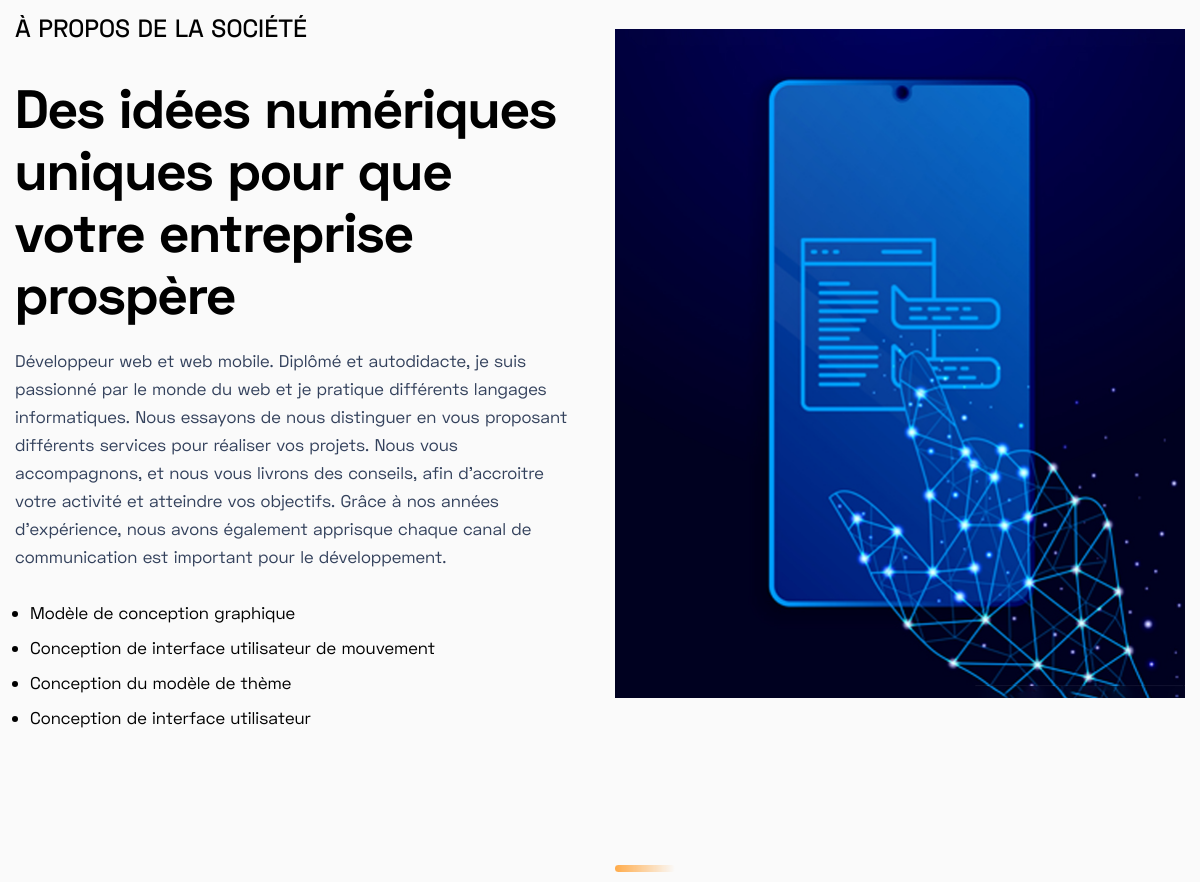
The page /a-propos/ (middle part) on the database as committed earlier.
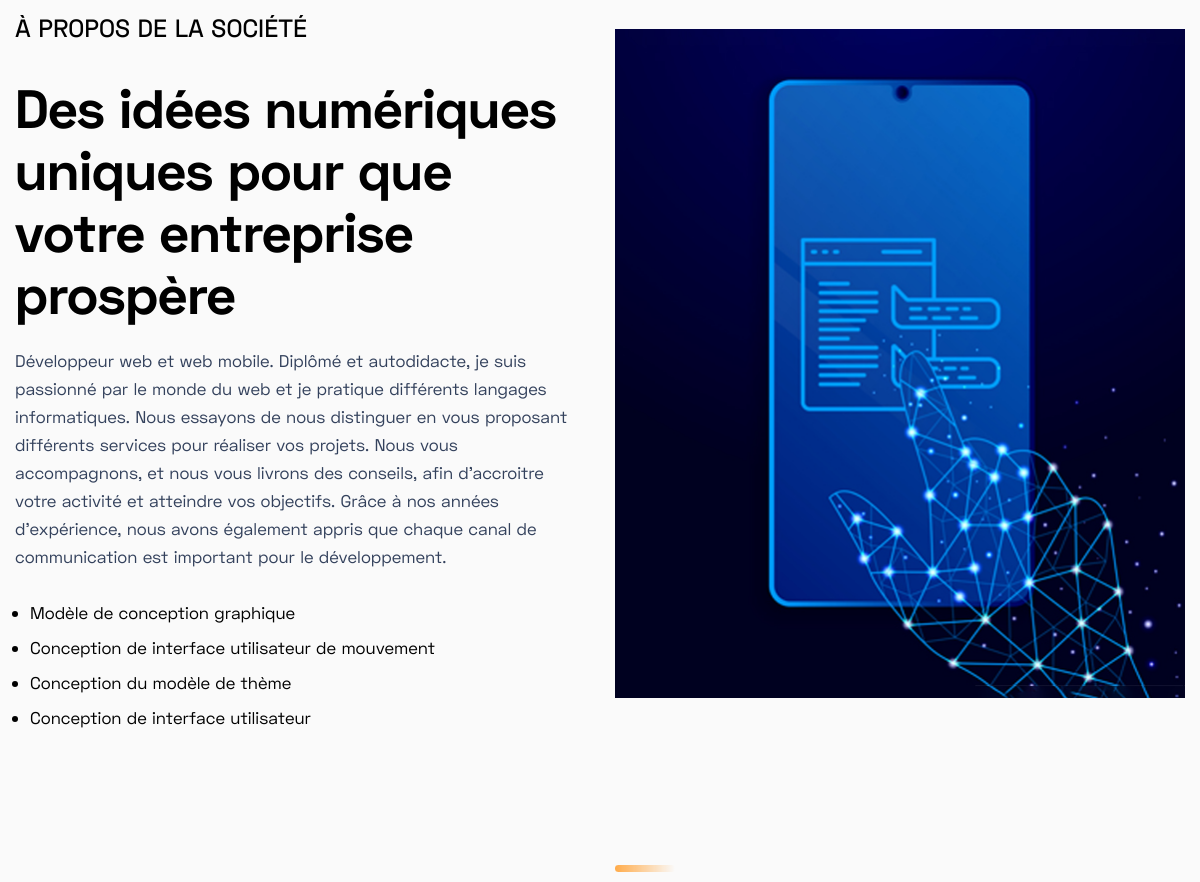
The same page on the database as committed later.
### about/models.py (models this page shows, shortened)
class AboutContentOne(models.Model):
    content_id = models.AutoField(primary_key=True)
    heading = models.CharField(max_length=100)
    sub_heading = models.CharField(max_length=100)
    content = models.TextField()
    image = models.ImageField(blank=True, null=True, upload_to='about/')
    add_date = models.DateTimeField(auto_now_add=True, null=True)
    class Meta:
        verbose_name_plural = "About Section One"

### about/views.py (the view)
# urls.py: path('', views.about, name="about"),
def about(request):
    settings = SiteSetting.objects.all()
    aslider = AboutSlider.objects.all().order_by('-id')[:1]
    aboutone = AboutContentOne.objects.all().order_by('-content_id')[:1]
    abouttwo = AboutContentTwo.objects.all().order_by('-content_id')[:1]
    progressbar = ProgressBar.objects.all().order_by('-progress_id')[:3]
    testimonial = Testimonial.objects.all()
    portfolio = Portfolios.objects.all().order_by('-portfolio_id')[:3]
    a_seo = AboutSeoSnippets.objects.all().order_by('-s_id')[:1]
    team = TeamMember.objects.all()
    context={'settings':settings,
             'aslider':aslider,
             'aboutone':aboutone,
             'abouttwo':abouttwo,
             'progressbar':progressbar,
             'a_seo':a_seo,
             'testimonial':testimonial,
             'portfolio':portfolio,
             'team':team, }
    return render(request, 'about.html', context)

### portfolio/models.py (called while the page is built)
    def __str__(self):
        return self.title

### about/templates/about.html (shortened to what this page needs)
{% extends 'base.html' %}
{% load static %}
{% block aboutpage %}
    <section class="about-us-area pt-100">
        {% for aboutone in aboutone %}
        <div class="container">
            <div class="row align-items-center">
                <div class="col-md-12 col-lg-6">
                    <div class="about-content">
                        <span>{{aboutone.sub_heading}}</span>
                        <h3 class="title">{{aboutone.heading}} </h3>
                        <p>{{aboutone.content|safe}}</p>
                    </div>
                </div>
                <div class="col-md-12 col-lg-6">
                    <div class="about-thumb animated wow fadeInRight" data-wow-duration="3000ms" data-wow-delay="0ms">
                        <img src="{{aboutone.image.url}}" alt="{{aboutone.heading}}">
                    </div>
                </div>
            </div>
        </div>
        {% endfor %}
    </section>
    <section class="about-us-area pt-100 pb-60">
        {% for abouttwo in abouttwo %}
        <div class="container">
            <div class="row align-items-center">
                <div class="col-md-12 col-lg-6">
                    <div class="about-content">
                        <img src="{% static 'images/hero-line.png' %}" alt="{{abouttwo.sub_heading}}">
                    </div>
                    {% endfor %}
                </div>
            </div>
        </div>
    </section>
    {% endblock aboutpage %}

Rows that differ between the two databases and show on the page:
changed AboutContentOne "Des idées numériques uniques pour que votre entreprise prospère": content "…d'expérience, nous avons également apprisque chaque canal de communication…" → "…d'expérience, nous avons également appris que chaque canal de communication…"
